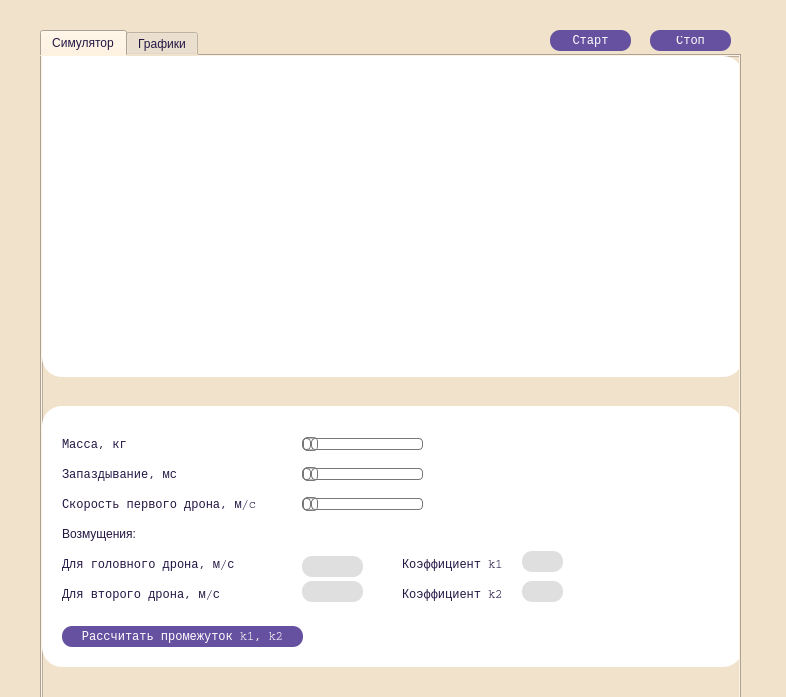
<?xml version="1.0" encoding="UTF-8"?>
<ui version="4.0">
 <class>Widget</class>
 <widget class="QWidget" name="Widget">
  <property name="geometry">
   <rect>
    <x>0</x>
    <y>0</y>
    <width>786</width>
    <height>697</height>
   </rect>
  </property>
  <property name="windowTitle">
   <string>Widget</string>
  </property>
  <property name="styleSheet">
   <string notr="true">background-color: rgb(241, 226, 204);
color: rgb(36, 22, 67);</string>
  </property>
  <widget class="QTabWidget" name="tabWidget">
   <property name="geometry">
    <rect>
     <x>40</x>
     <y>30</y>
     <width>701</width>
     <height>671</height>
    </rect>
   </property>
   <property name="styleSheet">
    <string notr="true">
QTabWidget::pane { 
   border: none;
}
QTabBar::tab {
font-family: Courier;
           background-color: rgb(101, 81, 159);
		   color:white;
            padding: 6px;
            border-top-left-radius: 6px;
            border-top-right-radius: 6px;
         	border-color: rgb(255, 255, 255);
        }
QTabBar::bar {
                  	
	background-color: rgb(0, 0, 0);
        }
QTabBar::tab:selected { 
 		   
	       
	
	background-color: rgb(54, 35, 75);
		   color:white;
            padding: 6px;
            border-top-left-radius: 6px;
            border-top-right-radius: 6px;
         	border-color: rgb(255, 255, 255);
}
background-color: rgb(241, 226, 204);      

font-family: Courier;</string>
   </property>
   <property name="currentIndex">
    <number>0</number>
   </property>
   <widget class="QWidget" name="tab_3">
    <property name="styleSheet">
     <string notr="true">background-color: rgb(255, 255, 255);</string>
    </property>
    <attribute name="title">
     <string>Симулятор</string>
    </attribute>
    <widget class="QFrame" name="frame_2">
     <property name="geometry">
      <rect>
       <x>0</x>
       <y>0</y>
       <width>721</width>
       <height>671</height>
      </rect>
     </property>
     <property name="styleSheet">
      <string notr="true">background-color: rgb(241, 226, 204);
</string>
     </property>
     <property name="frameShape">
      <enum>QFrame::StyledPanel</enum>
     </property>
     <property name="frameShadow">
      <enum>QFrame::Raised</enum>
     </property>
     <widget class="QFrame" name="frame">
      <property name="geometry">
       <rect>
        <x>0</x>
        <y>0</y>
        <width>701</width>
        <height>321</height>
       </rect>
      </property>
      <property name="styleSheet">
       <string notr="true">border-top-right-radius: 20px;
 border-bottom-left-radius: 20px;
 border-bottom-right-radius: 20px;
background-color: rgb(255, 255, 255);</string>
      </property>
      <property name="frameShape">
       <enum>QFrame::StyledPanel</enum>
      </property>
      <property name="frameShadow">
       <enum>QFrame::Raised</enum>
      </property>
      <widget class="QWidget" name="gridLayoutWidget">
       <property name="geometry">
        <rect>
         <x>20</x>
         <y>10</y>
         <width>661</width>
         <height>301</height>
        </rect>
       </property>
       <layout class="QGridLayout" name="gridLayout"/>
      </widget>
     </widget>
     <widget class="QFrame" name="frame_4">
      <property name="geometry">
       <rect>
        <x>0</x>
        <y>350</y>
        <width>701</width>
        <height>261</height>
       </rect>
      </property>
      <property name="styleSheet">
       <string notr="true">border-top-right-radius: 20px;
 border-bottom-left-radius: 20px;
 border-bottom-right-radius: 20px;
 border-top-left-radius: 20px;
background-color: rgb(255, 255, 255);</string>
      </property>
      <property name="frameShape">
       <enum>QFrame::StyledPanel</enum>
      </property>
      <property name="frameShadow">
       <enum>QFrame::Raised</enum>
      </property>
      <widget class="QPushButton" name="pushButton_calc">
       <property name="geometry">
        <rect>
         <x>20</x>
         <y>220</y>
         <width>241</width>
         <height>21</height>
        </rect>
       </property>
       <property name="styleSheet">
        <string notr="true">
QPushButton {
     border-style: outset;
     border-width: 0px;
     border-radius: 10px;
     border-color: beige;
     min-width: 10em;
     padding:3px;
background-color: rgb(101, 81, 159);
color: rgb(255, 255, 255);
font-family: Courier;

}
QPushButton:pressed {
    border-style: outset;
     border-width: 0px;
     border-radius: 10px;
     border-color: beige;
     min-width: 10em;
     padding: 6px;
	
	background-color: rgb(207, 179, 255);
color: rgb(255, 255, 255);
font-family: Courier;

}</string>
       </property>
       <property name="text">
        <string>Рассчитать промежуток k1, k2</string>
       </property>
      </widget>
      <widget class="QLabel" name="label_calc">
       <property name="geometry">
        <rect>
         <x>270</x>
         <y>223</y>
         <width>171</width>
         <height>16</height>
        </rect>
       </property>
       <property name="styleSheet">
        <string notr="true">background-color: rgba(255, 255, 255, 0);
font-family: Courier;</string>
       </property>
       <property name="text">
        <string/>
       </property>
      </widget>
      <widget class="QLabel" name="label_6">
       <property name="geometry">
        <rect>
         <x>360</x>
         <y>150</y>
         <width>131</width>
         <height>16</height>
        </rect>
       </property>
       <property name="styleSheet">
        <string notr="true">background-color: rgba(255, 255, 255, 0);
font-family: Courier;</string>
       </property>
       <property name="text">
        <string>Коэффициент k1</string>
       </property>
      </widget>
      <widget class="QLabel" name="label_7">
       <property name="geometry">
        <rect>
         <x>360</x>
         <y>180</y>
         <width>121</width>
         <height>16</height>
        </rect>
       </property>
       <property name="styleSheet">
        <string notr="true">background-color: rgba(255, 255, 255, 0);
font-family: Courier;</string>
       </property>
       <property name="text">
        <string>Коэффициент k2</string>
       </property>
      </widget>
      <widget class="QLineEdit" name="lineEdit_k2">
       <property name="geometry">
        <rect>
         <x>480</x>
         <y>175</y>
         <width>41</width>
         <height>21</height>
        </rect>
       </property>
       <property name="styleSheet">
        <string notr="true">background-color: rgb(223, 223, 223);
     border-style: outset;
     border-width: 0px;
     border-radius: 10px;
     border-color: beige;
     padding: 2px;
color: rgb(47, 47, 47);
font-size:11px;
font-family: Courier;
</string>
       </property>
      </widget>
      <widget class="QLineEdit" name="lineEdit_k1">
       <property name="geometry">
        <rect>
         <x>480</x>
         <y>145</y>
         <width>41</width>
         <height>21</height>
        </rect>
       </property>
       <property name="styleSheet">
        <string notr="true">background-color: rgb(223, 223, 223);
     border-style: outset;
     border-width: 0px;
     border-radius: 10px;
     border-color: beige;
     padding: 2px;
color: rgb(47, 47, 47);
font-size:11px;
font-family: Courier;
</string>
       </property>
      </widget>
      <widget class="QLabel" name="label_warning_k1">
       <property name="geometry">
        <rect>
         <x>530</x>
         <y>150</y>
         <width>141</width>
         <height>16</height>
        </rect>
       </property>
       <property name="styleSheet">
        <string notr="true">background-color: rgba(255, 255, 255, 0);
font-family: Courier;
color: rgb(255, 80, 112);</string>
       </property>
       <property name="text">
        <string/>
       </property>
      </widget>
      <widget class="QLabel" name="label_warning_k2">
       <property name="geometry">
        <rect>
         <x>530</x>
         <y>180</y>
         <width>141</width>
         <height>16</height>
        </rect>
       </property>
       <property name="styleSheet">
        <string notr="true">background-color: rgba(255, 255, 255, 0);
font-family: Courier;
color: rgb(255, 80, 112);</string>
       </property>
       <property name="text">
        <string/>
       </property>
      </widget>
     </widget>
     <widget class="QLabel" name="label_test">
      <property name="geometry">
       <rect>
        <x>400</x>
        <y>550</y>
        <width>231</width>
        <height>16</height>
       </rect>
      </property>
      <property name="styleSheet">
       <string notr="true">background-color: rgba(255, 255, 255, 0);
font-family: Courier;</string>
      </property>
      <property name="text">
       <string/>
      </property>
     </widget>
    </widget>
    <widget class="QLabel" name="label_h">
     <property name="geometry">
      <rect>
       <x>390</x>
       <y>410</y>
       <width>41</width>
       <height>16</height>
      </rect>
     </property>
     <property name="styleSheet">
      <string notr="true">background-color: rgba(255, 255, 255, 0);
font-family: Courier;</string>
     </property>
     <property name="text">
      <string/>
     </property>
    </widget>
    <widget class="QLabel" name="label_4">
     <property name="geometry">
      <rect>
       <x>20</x>
       <y>410</y>
       <width>141</width>
       <height>16</height>
      </rect>
     </property>
     <property name="styleSheet">
      <string notr="true">background-color: rgba(255, 255, 255, 0);
font-family: Courier;</string>
     </property>
     <property name="text">
      <string>Запаздывание, мс</string>
     </property>
    </widget>
    <widget class="QLabel" name="label_5">
     <property name="geometry">
      <rect>
       <x>20</x>
       <y>440</y>
       <width>221</width>
       <height>16</height>
      </rect>
     </property>
     <property name="styleSheet">
      <string notr="true">background-color: rgba(255, 255, 255, 0);
font-family: Courier;</string>
     </property>
     <property name="text">
      <string>Скорость первого дрона, м/c</string>
     </property>
    </widget>
    <widget class="QLineEdit" name="lineEdit_F">
     <property name="geometry">
      <rect>
       <x>260</x>
       <y>500</y>
       <width>61</width>
       <height>21</height>
      </rect>
     </property>
     <property name="styleSheet">
      <string notr="true">background-color: rgb(223, 223, 223);
     border-style: outset;
     border-width: 0px;
     border-radius: 10px;
     border-color: beige;
     padding: 2px;
color: rgb(47, 47, 47);
font-size:11px;
font-family: Courier;
</string>
     </property>
    </widget>
    <widget class="QLabel" name="label_m">
     <property name="geometry">
      <rect>
       <x>390</x>
       <y>380</y>
       <width>41</width>
       <height>16</height>
      </rect>
     </property>
     <property name="styleSheet">
      <string notr="true">background-color: rgba(255, 255, 255, 0);
font-family: Courier;</string>
     </property>
     <property name="text">
      <string/>
     </property>
    </widget>
    <widget class="QSlider" name="horizontalSlider_V">
     <property name="geometry">
      <rect>
       <x>260</x>
       <y>440</y>
       <width>121</width>
       <height>16</height>
      </rect>
     </property>
     <property name="styleSheet">
      <string notr="true">QSlider::groove:horizontal {
border: 1px solid #bbb;
background: white;
height: 10px;
border-radius: 4px;
}

QSlider::sub-page:horizontal {
background: qlineargradient(x1: 0, y1: 0,    x2: 0, y2: 1,
    stop: 0 #66e, stop: 1 #bbf);
background: qlineargradient(x1: 0, y1: 0.2, x2: 1, y2: 1,
    stop: 0 #bbf, stop: 1 #55f);
border: 1px solid #777;
height: 10px;
border-radius: 4px;
}

QSlider::add-page:horizontal {
background: #fff;
border: 1px solid #777;
height: 10px;
border-radius: 4px;
}

QSlider::handle:horizontal {
background: qlineargradient(x1:0, y1:0, x2:1, y2:1,
    stop:0 #eee, stop:1 #ccc);
border: 1px solid #777;
width: 13px;
margin-top: -2px;
margin-bottom: -2px;
border-radius: 4px;
}

QSlider::handle:horizontal:hover {
background: qlineargradient(x1:0, y1:0, x2:1, y2:1,
    stop:0 #fff, stop:1 #ddd);
border: 1px solid #444;
border-radius: 4px;
}

QSlider::sub-page:horizontal:disabled {
background: #bbb;
border-color: #999;
}

QSlider::add-page:horizontal:disabled {
background: #eee;
border-color: #999;
}

QSlider::handle:horizontal:disabled {
background: #eee;
border: 1px solid #aaa;
border-radius: 4px;
}</string>
     </property>
     <property name="minimum">
      <number>10</number>
     </property>
     <property name="maximum">
      <number>300</number>
     </property>
     <property name="orientation">
      <enum>Qt::Horizontal</enum>
     </property>
    </widget>
    <widget class="QSlider" name="horizontalSlider_h">
     <property name="geometry">
      <rect>
       <x>260</x>
       <y>410</y>
       <width>121</width>
       <height>16</height>
      </rect>
     </property>
     <property name="styleSheet">
      <string notr="true">QSlider::groove:horizontal {
border: 1px solid #bbb;
background: white;
height: 10px;
border-radius: 4px;
}

QSlider::sub-page:horizontal {
background: qlineargradient(x1: 0, y1: 0,    x2: 0, y2: 1,
    stop: 0 #66e, stop: 1 #bbf);
background: qlineargradient(x1: 0, y1: 0.2, x2: 1, y2: 1,
    stop: 0 #bbf, stop: 1 #55f);
border: 1px solid #777;
height: 10px;
border-radius: 4px;
}

QSlider::add-page:horizontal {
background: #fff;
border: 1px solid #777;
height: 10px;
border-radius: 4px;
}

QSlider::handle:horizontal {
background: qlineargradient(x1:0, y1:0, x2:1, y2:1,
    stop:0 #eee, stop:1 #ccc);
border: 1px solid #777;
width: 13px;
margin-top: -2px;
margin-bottom: -2px;
border-radius: 4px;
}

QSlider::handle:horizontal:hover {
background: qlineargradient(x1:0, y1:0, x2:1, y2:1,
    stop:0 #fff, stop:1 #ddd);
border: 1px solid #444;
border-radius: 4px;
}

QSlider::sub-page:horizontal:disabled {
background: #bbb;
border-color: #999;
}

QSlider::add-page:horizontal:disabled {
background: #eee;
border-color: #999;
}

QSlider::handle:horizontal:disabled {
background: #eee;
border: 1px solid #aaa;
border-radius: 4px;
}</string>
     </property>
     <property name="minimum">
      <number>100</number>
     </property>
     <property name="maximum">
      <number>1000</number>
     </property>
     <property name="pageStep">
      <number>1</number>
     </property>
     <property name="orientation">
      <enum>Qt::Horizontal</enum>
     </property>
    </widget>
    <widget class="QLineEdit" name="lineEdit_F_2">
     <property name="geometry">
      <rect>
       <x>260</x>
       <y>525</y>
       <width>61</width>
       <height>21</height>
      </rect>
     </property>
     <property name="styleSheet">
      <string notr="true">background-color: rgb(223, 223, 223);
     border-style: outset;
     border-width: 0px;
     border-radius: 10px;
     border-color: beige;
     padding: 2px;
color: rgb(47, 47, 47);
font-size:11px;
font-family: Courier;
</string>
     </property>
    </widget>
    <widget class="QLabel" name="label_8">
     <property name="geometry">
      <rect>
       <x>20</x>
       <y>380</y>
       <width>91</width>
       <height>16</height>
      </rect>
     </property>
     <property name="styleSheet">
      <string notr="true">background-color: rgba(255, 255, 255, 0);
font-family: Courier;</string>
     </property>
     <property name="text">
      <string>Масса, кг</string>
     </property>
    </widget>
    <widget class="QLabel" name="label_3">
     <property name="geometry">
      <rect>
       <x>20</x>
       <y>530</y>
       <width>201</width>
       <height>16</height>
      </rect>
     </property>
     <property name="styleSheet">
      <string notr="true">background-color: rgba(255, 255, 255, 0);
font-family: Courier;</string>
     </property>
     <property name="text">
      <string>Для второго дрона, м/с</string>
     </property>
    </widget>
    <widget class="QSlider" name="horizontalSlider_m">
     <property name="geometry">
      <rect>
       <x>260</x>
       <y>380</y>
       <width>121</width>
       <height>16</height>
      </rect>
     </property>
     <property name="styleSheet">
      <string notr="true">QSlider::groove:horizontal {
border: 1px solid #bbb;
background: white;
height: 10px;
border-radius: 4px;
}

QSlider::sub-page:horizontal {
background: qlineargradient(x1: 0, y1: 0,    x2: 0, y2: 1,
    stop: 0 #66e, stop: 1 #bbf);
background: qlineargradient(x1: 0, y1: 0.2, x2: 1, y2: 1,
    stop: 0 #bbf, stop: 1 #55f);
border: 1px solid #777;
height: 10px;
border-radius: 4px;
}

QSlider::add-page:horizontal {
background: #fff;
border: 1px solid #777;
height: 10px;
border-radius: 4px;
}

QSlider::handle:horizontal {
background: qlineargradient(x1:0, y1:0, x2:1, y2:1,
    stop:0 #eee, stop:1 #ccc);
border: 1px solid #777;
width: 13px;
margin-top: -2px;
margin-bottom: -2px;
border-radius: 4px;
}

QSlider::handle:horizontal:hover {
background: qlineargradient(x1:0, y1:0, x2:1, y2:1,
    stop:0 #fff, stop:1 #ddd);
border: 1px solid #444;
border-radius: 4px;
}

QSlider::sub-page:horizontal:disabled {
background: #bbb;
border-color: #999;
}

QSlider::add-page:horizontal:disabled {
background: #eee;
border-color: #999;
}

QSlider::handle:horizontal:disabled {
background: #eee;
border: 1px solid #aaa;
border-radius: 4px;
}</string>
     </property>
     <property name="minimum">
      <number>40</number>
     </property>
     <property name="maximum">
      <number>300</number>
     </property>
     <property name="orientation">
      <enum>Qt::Horizontal</enum>
     </property>
    </widget>
    <widget class="QLabel" name="label_2">
     <property name="geometry">
      <rect>
       <x>20</x>
       <y>500</y>
       <width>221</width>
       <height>16</height>
      </rect>
     </property>
     <property name="styleSheet">
      <string notr="true">background-color: rgba(255, 255, 255, 0);
font-family: Courier;</string>
     </property>
     <property name="text">
      <string>Для головного дрона, м/с</string>
     </property>
    </widget>
    <widget class="QLabel" name="label_9">
     <property name="geometry">
      <rect>
       <x>20</x>
       <y>470</y>
       <width>141</width>
       <height>16</height>
      </rect>
     </property>
     <property name="styleSheet">
      <string notr="true">background-color: rgba(255, 255, 255, 0);
font: 75 12pt &quot;Courier&quot;;</string>
     </property>
     <property name="text">
      <string>Возмущения:</string>
     </property>
    </widget>
    <widget class="QLabel" name="label_s">
     <property name="geometry">
      <rect>
       <x>390</x>
       <y>440</y>
       <width>41</width>
       <height>16</height>
      </rect>
     </property>
     <property name="styleSheet">
      <string notr="true">background-color: rgba(255, 255, 255, 0);
font-family: Courier;</string>
     </property>
     <property name="text">
      <string/>
     </property>
    </widget>
   </widget>
   <widget class="QWidget" name="tab_4">
    <attribute name="title">
     <string>Графики</string>
    </attribute>
    <widget class="QFrame" name="frame_3">
     <property name="geometry">
      <rect>
       <x>0</x>
       <y>0</y>
       <width>701</width>
       <height>611</height>
      </rect>
     </property>
     <property name="styleSheet">
      <string notr="true">border-top-right-radius: 20px;
 border-bottom-left-radius: 20px;
 border-bottom-right-radius: 20px;
background-color: rgb(255, 255, 255);</string>
     </property>
     <property name="frameShape">
      <enum>QFrame::StyledPanel</enum>
     </property>
     <property name="frameShadow">
      <enum>QFrame::Raised</enum>
     </property>
     <widget class="QWidget" name="gridLayoutWidget_6">
      <property name="geometry">
       <rect>
        <x>10</x>
        <y>0</y>
        <width>661</width>
        <height>601</height>
       </rect>
      </property>
      <layout class="QGridLayout" name="gridLayout_analysis"/>
     </widget>
    </widget>
   </widget>
  </widget>
  <widget class="QPushButton" name="push_start">
   <property name="geometry">
    <rect>
     <x>550</x>
     <y>30</y>
     <width>81</width>
     <height>21</height>
    </rect>
   </property>
   <property name="styleSheet">
    <string notr="true">
QPushButton {
     border-style: outset;
     border-width: 0px;
     border-radius: 10px;
     border-color: beige;
     padding:3px;
background-color: rgb(101, 81, 159);
color: rgb(255, 255, 255);
font-family: Courier;

}
QPushButton:pressed {
    border-style: outset;
     border-width: 0px;
     border-radius: 10px;
     border-color: beige;
     min-width: 10em;
     padding: 6px;
	
	background-color: rgb(207, 179, 255);
color: rgb(255, 255, 255);
font-family: Courier;

}</string>
   </property>
   <property name="text">
    <string>Старт</string>
   </property>
  </widget>
  <widget class="QPushButton" name="push_stop">
   <property name="geometry">
    <rect>
     <x>650</x>
     <y>30</y>
     <width>81</width>
     <height>21</height>
    </rect>
   </property>
   <property name="styleSheet">
    <string notr="true">
QPushButton {
     border-style: outset;
     border-width: 0px;
     border-radius: 10px;
     border-color: beige;
     padding: 6px;
background-color: rgb(101, 81, 159);
color: rgb(255, 255, 255);
font-family: Courier;

}
QPushButton:pressed {
    border-style: outset;
     border-width: 0px;
     border-radius: 10px;
     border-color: beige;
     min-width: 10em;
     padding: 6px;
	
	background-color: rgb(207, 179, 255);
color: rgb(255, 255, 255);
font-family: Courier;

}</string>
   </property>
   <property name="text">
    <string>Стоп</string>
   </property>
  </widget>
 </widget>
 <resources/>
 <connections/>
</ui>
